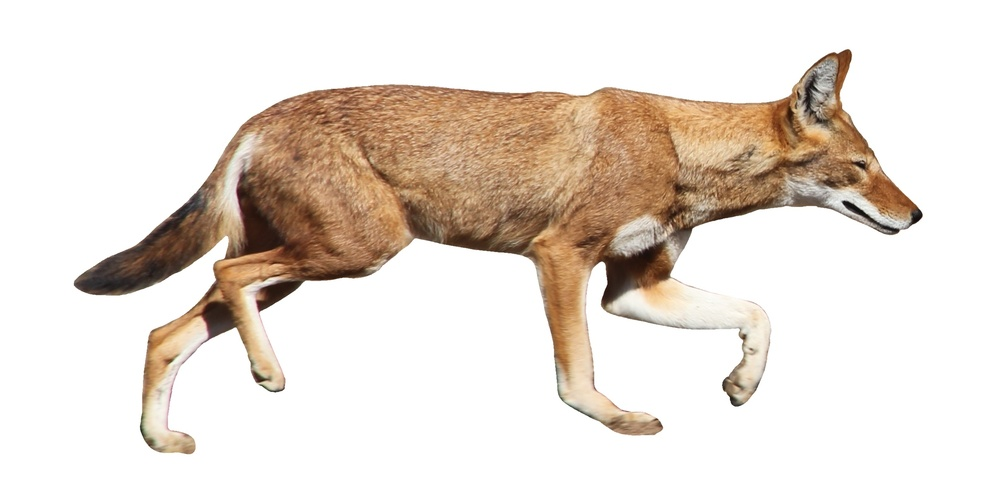
#> input picture AndresRomo/Numpy_wolf_crop.jpeg, 1000 x 502 px, shrunk from 2416 x 1212 before the run
$ jupyter execute recortar_imagen.ipynb   (shell and % lines are left out)
#> lines starting #> are read from the running program, lines starting #| are printed output that depends on the picture; after the words box and inside, x2 and y2 are one past the last pixel; in counts of white or black regions, pixels touching at a corner belong together
[cell 1]
FILEID = "12ba7E_rxvkKXSElYQeOrZPBxpWQyv2QO"

[cell 2]
from cv2 import imread
import matplotlib.pyplot as plt
import numpy as np

[cell 3]
img = imread('./Numpy_wolf_crop.jpeg', 0) #Read image in grayscale and return in a numpy array
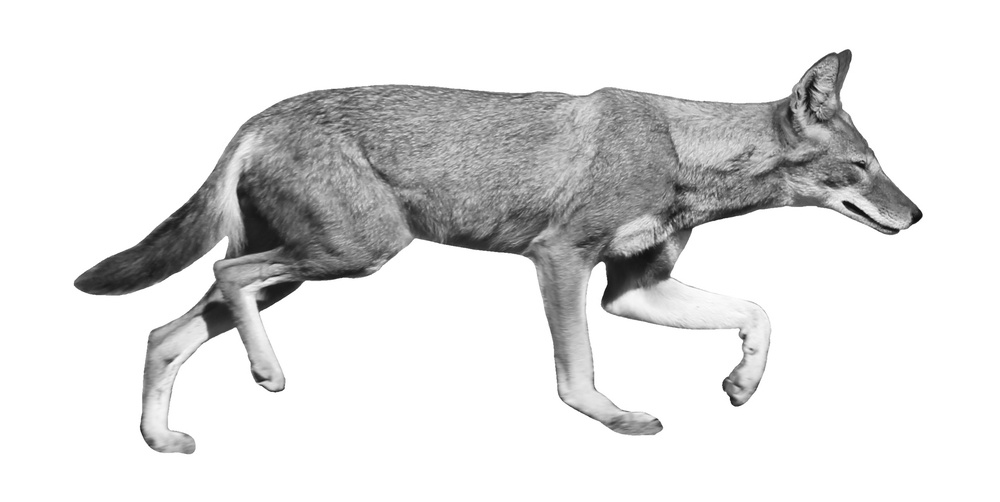
#> img: shape (502, 1000); min 11, max 255, mean 223.2
print('Original Image shape = ',img.shape)
#| Original Image shape =  (502, 1000)
print('Maximun pixel value (white) = ',img.max())
#| Maximun pixel value (white) =  255
fig = plt.figure(figsize=(10,10))
plt.imshow(img, cmap='gray')
plt.colorbar(orientation='horizontal', ticks=[img.min(), img.max()])
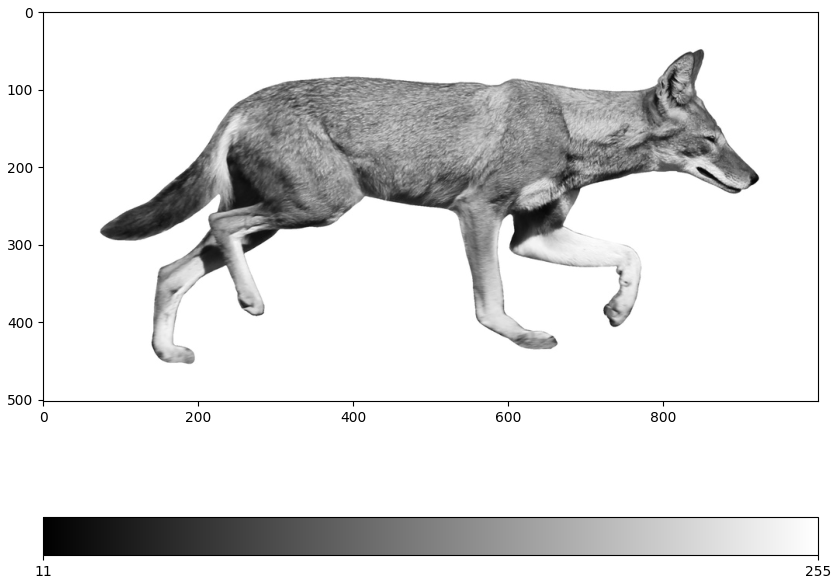
#> figure drawn by matplotlib, 2 panels

[cell 4]
def Recortar_blancos(image):
  bordes = image == 255
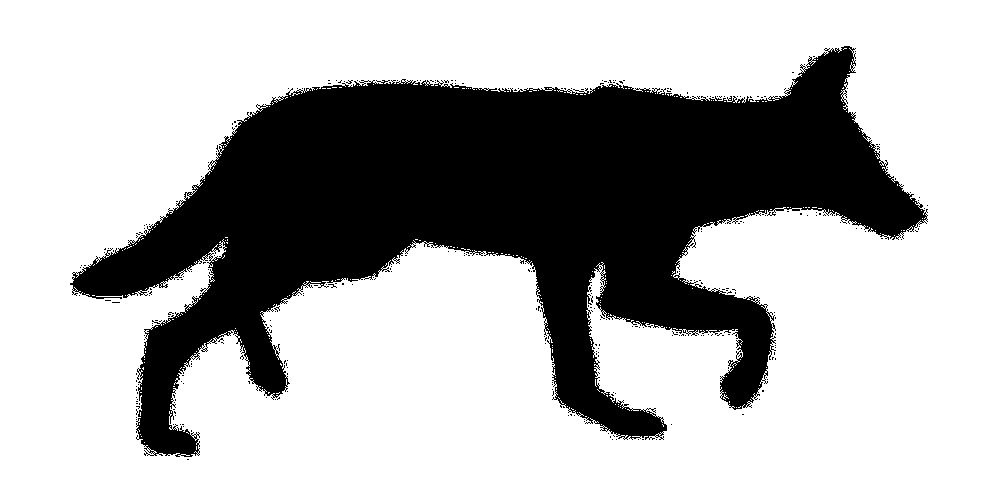
#> bordes: shape (502, 1000) bool; 70.4% white; 322 black regions (321 under 20 px), largest, box (x1, y1, x2, y2) and area: (70, 46, 928, 457) 148125
  filas_a_recortar = np.all(bordes, axis=1) == False
  columnas_a_recortar = np.all(bordes, axis = 0) == False
  image = image[filas_a_recortar,:]
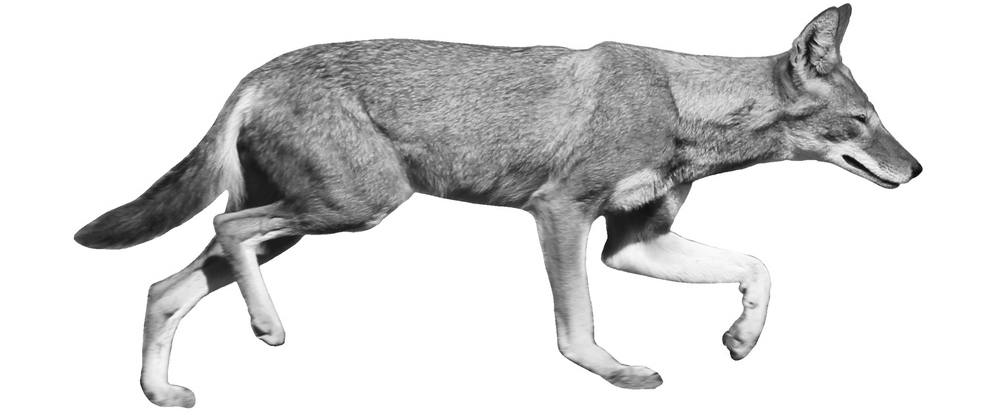
#> image: shape (412, 1000); min 11, max 255, mean 216.3
  image = image[:,columnas_a_recortar]
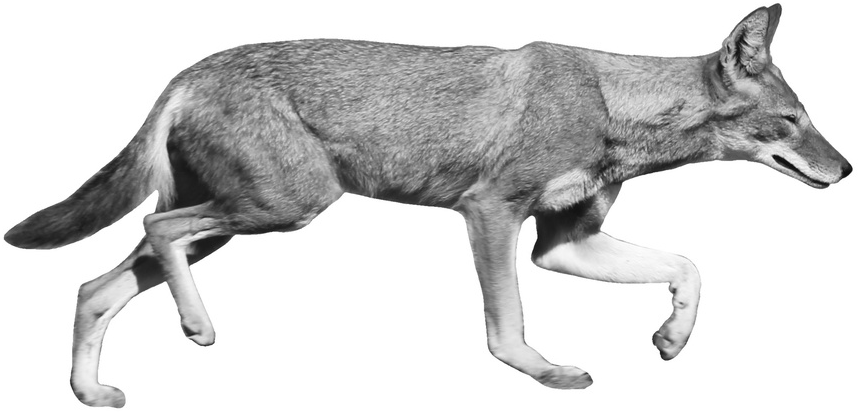
#> image: shape (412, 858); min 11, max 255, mean 209.9
  return image

[cell 5]
img_recortada = Recortar_blancos(img)
fig = plt.figure(figsize=(10,10))
plt.imshow(img_recortada, cmap='gray')
plt.colorbar(orientation='horizontal', ticks=[img.min(), img.max()])
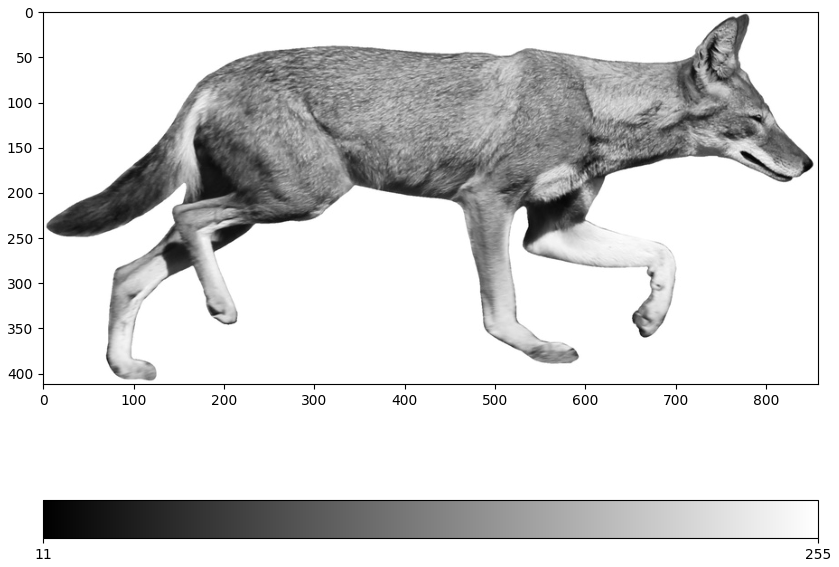
#> figure drawn by matplotlib, 2 panels

$ run again, with AndresRomo/AUC.jpg copied over AndresRomo/Numpy_wolf_crop.jpeg
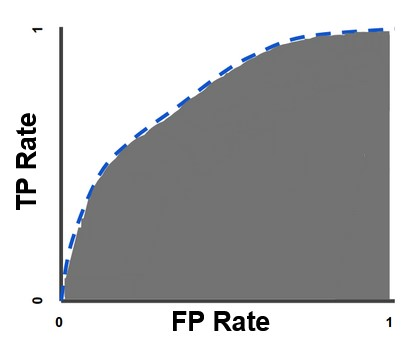
#> input picture AndresRomo/AUC.jpg, 407 x 345 px
#| Original Image shape =  (345, 407)
#| Maximun pixel value (white) =  255
#> in Recortar_blancos, `bordes = image == 255`:
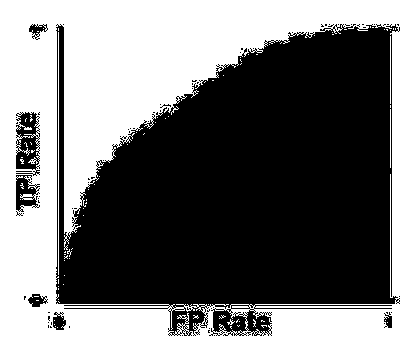
#> bordes: shape (345, 407) bool; 44.5% white; 88 white regions (83 under 20 px), largest, box (x1, y1, x2, y2) and area: (0, 0, 407, 345) 61828, (58, 32, 59, 275) 243, (390, 36, 391, 104) 68, (390, 109, 391, 168) 59, (28, 157, 38, 164) 29
#> `[cell 5] img_recortada = Recortar_blancos(img) fig = plt.figure(figsiz..`:
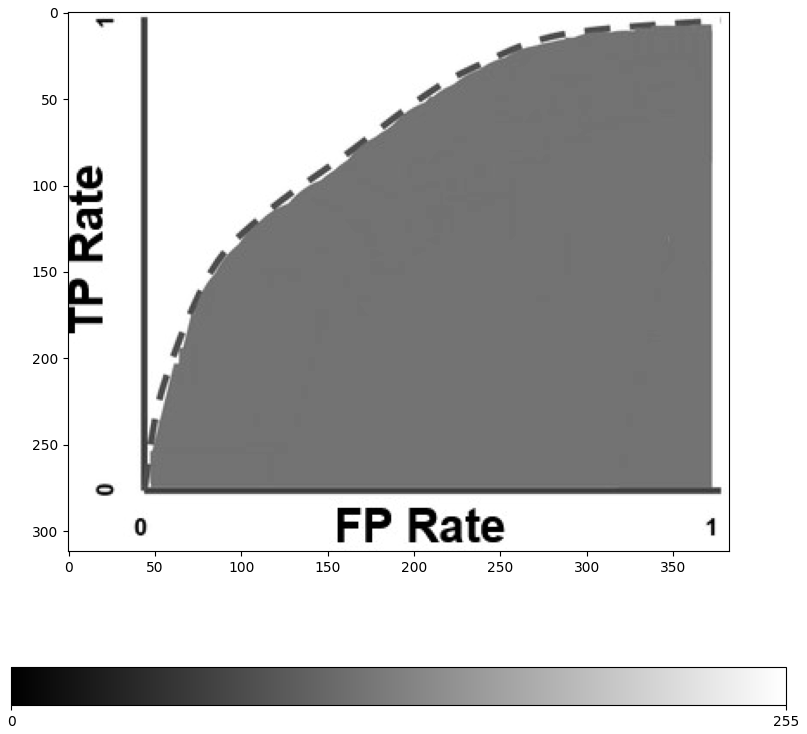
#> figure drawn by matplotlib, 2 panels

$ run again, with AndresRomo/ROC curve.jpg copied over AndresRomo/Numpy_wolf_crop.jpeg
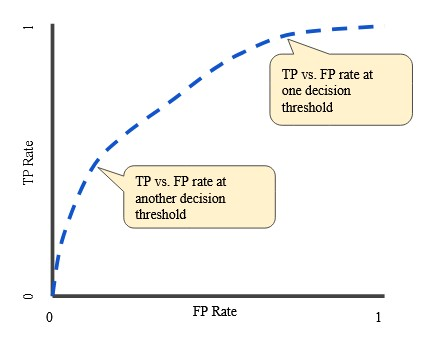
#> input picture AndresRomo/ROC curve.jpg, 437 x 337 px
#| Original Image shape =  (337, 437)
#| Maximun pixel value (white) =  255
#> in Recortar_blancos, `bordes = image == 255`:
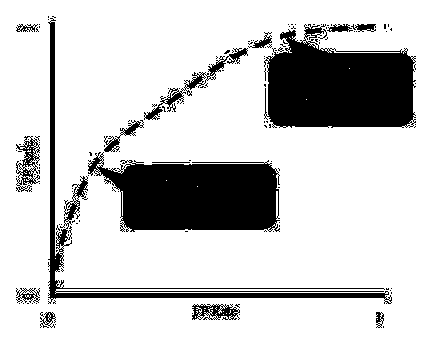
#> bordes: shape (337, 437) bool; 79.5% white; 143 black regions (128 under 20 px), largest, box (x1, y1, x2, y2) and area: (264, 24, 416, 128) 11475, (88, 152, 280, 232) 10759, (48, 18, 392, 304) 4500
#> `[cell 5] img_recortada = Recortar_blancos(img) fig = plt.figure(figsiz..`:
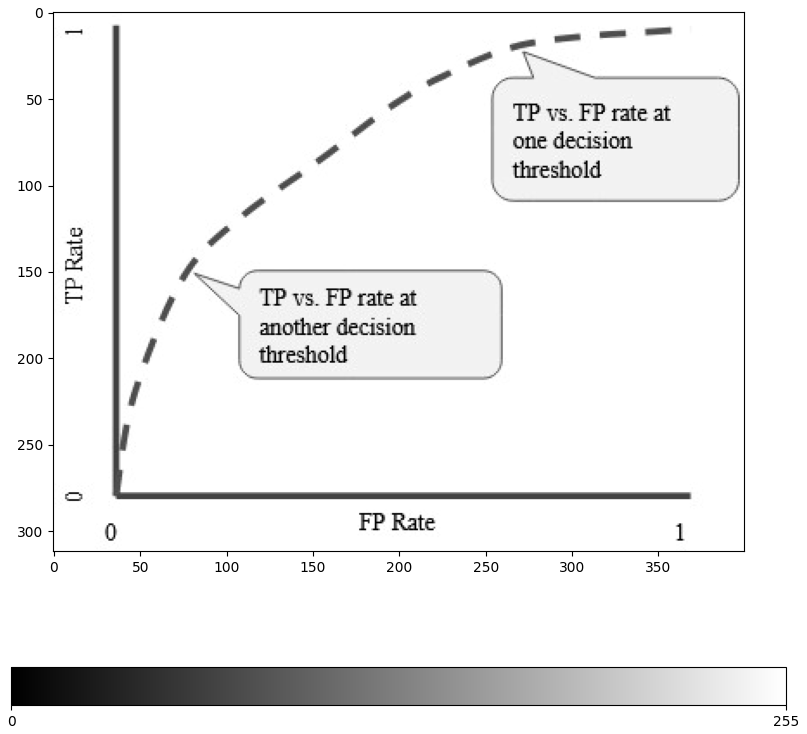
#> figure drawn by matplotlib, 2 panels
